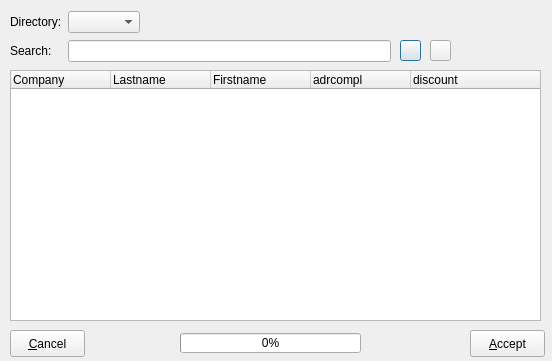
<ui version="4.0" >
 <class>addrselectfrm</class>
 <widget class="QDialog" name="addrselectfrm" >
  <property name="geometry" >
   <rect>
    <x>0</x>
    <y>0</y>
    <width>552</width>
    <height>361</height>
   </rect>
  </property>
  <property name="windowTitle" >
   <string>Dialog</string>
  </property>
  <property name="windowIcon" >
   <iconset resource="../resources/images/first4.qrc" >:/kdmconfig.png</iconset>
  </property>
  <widget class="QWidget" name="layoutWidget" >
   <property name="geometry" >
    <rect>
     <x>10</x>
     <y>10</y>
     <width>381</width>
     <height>55</height>
    </rect>
   </property>
   <layout class="QGridLayout" >
    <property name="leftMargin" >
     <number>0</number>
    </property>
    <property name="topMargin" >
     <number>0</number>
    </property>
    <property name="rightMargin" >
     <number>0</number>
    </property>
    <property name="bottomMargin" >
     <number>0</number>
    </property>
    <property name="horizontalSpacing" >
     <number>6</number>
    </property>
    <property name="verticalSpacing" >
     <number>6</number>
    </property>
    <item row="0" column="2" >
     <spacer>
      <property name="orientation" >
       <enum>Qt::Horizontal</enum>
      </property>
      <property name="sizeHint" >
       <size>
        <width>91</width>
        <height>20</height>
       </size>
      </property>
     </spacer>
    </item>
    <item row="1" column="1" colspan="2" >
     <widget class="QLineEdit" name="txtsearch" >
      <property name="text" >
       <string/>
      </property>
     </widget>
    </item>
    <item row="0" column="1" >
     <widget class="QComboBox" name="cmbdir" />
    </item>
    <item row="1" column="0" >
     <widget class="QLabel" name="label_2" >
      <property name="text" >
       <string>Search:</string>
      </property>
     </widget>
    </item>
    <item row="0" column="0" >
     <widget class="QLabel" name="label" >
      <property name="text" >
       <string>Directory:</string>
      </property>
     </widget>
    </item>
   </layout>
  </widget>
  <widget class="QPushButton" name="btnsearch" >
   <property name="geometry" >
    <rect>
     <x>400</x>
     <y>40</y>
     <width>21</width>
     <height>21</height>
    </rect>
   </property>
   <property name="text" >
    <string/>
   </property>
   <property name="icon" >
    <iconset resource="../resources/images/first4.qrc" >:/xmag.png</iconset>
   </property>
   <property name="iconSize" >
    <size>
     <width>12</width>
     <height>12</height>
    </size>
   </property>
  </widget>
  <widget class="QPushButton" name="btncancel" >
   <property name="geometry" >
    <rect>
     <x>10</x>
     <y>330</y>
     <width>75</width>
     <height>27</height>
    </rect>
   </property>
   <property name="text" >
    <string>&amp;Cancel</string>
   </property>
   <property name="icon" >
    <iconset resource="../resources/images/first4.qrc" >:/messagebox_critical.png</iconset>
   </property>
  </widget>
  <widget class="QPushButton" name="btnaccept" >
   <property name="geometry" >
    <rect>
     <x>470</x>
     <y>330</y>
     <width>75</width>
     <height>27</height>
    </rect>
   </property>
   <property name="text" >
    <string>&amp;Accept</string>
   </property>
   <property name="icon" >
    <iconset resource="../resources/images/first4.qrc" >:/button_ok.png</iconset>
   </property>
  </widget>
  <widget class="QTreeWidget" name="treemain" >
   <property name="geometry" >
    <rect>
     <x>10</x>
     <y>70</y>
     <width>531</width>
     <height>251</height>
    </rect>
   </property>
   <column>
    <property name="text" >
     <string>Company</string>
    </property>
   </column>
   <column>
    <property name="text" >
     <string>Lastname</string>
    </property>
   </column>
   <column>
    <property name="text" >
     <string>Firstname</string>
    </property>
   </column>
   <column>
    <property name="text" >
     <string>adrcompl</string>
    </property>
   </column>
   <column>
    <property name="text" >
     <string>discount</string>
    </property>
   </column>
  </widget>
  <widget class="QProgressBar" name="progbar" >
   <property name="geometry" >
    <rect>
     <x>180</x>
     <y>333</y>
     <width>181</width>
     <height>20</height>
    </rect>
   </property>
   <property name="value" >
    <number>0</number>
   </property>
   <property name="orientation" >
    <enum>Qt::Horizontal</enum>
   </property>
  </widget>
  <widget class="QPushButton" name="btncancelsearch" >
   <property name="geometry" >
    <rect>
     <x>430</x>
     <y>40</y>
     <width>21</width>
     <height>21</height>
    </rect>
   </property>
   <property name="text" >
    <string/>
   </property>
   <property name="icon" >
    <iconset resource="../resources/images/first4.qrc" >:/button_cancel.png</iconset>
   </property>
   <property name="iconSize" >
    <size>
     <width>12</width>
     <height>12</height>
    </size>
   </property>
   <property name="shortcut" >
    <string>Ctrl+S</string>
   </property>
  </widget>
 </widget>
 <resources>
  <include location="../resources/images/first4.qrc" />
 </resources>
 <connections>
  <connection>
   <sender>btnaccept</sender>
   <signal>clicked()</signal>
   <receiver>addrselectfrm</receiver>
   <slot>accept()</slot>
   <hints>
    <hint type="sourcelabel" >
     <x>278</x>
     <y>253</y>
    </hint>
    <hint type="destinationlabel" >
     <x>96</x>
     <y>254</y>
    </hint>
   </hints>
  </connection>
  <connection>
   <sender>btncancel</sender>
   <signal>clicked()</signal>
   <receiver>addrselectfrm</receiver>
   <slot>reject()</slot>
   <hints>
    <hint type="sourcelabel" >
     <x>369</x>
     <y>253</y>
    </hint>
    <hint type="destinationlabel" >
     <x>179</x>
     <y>282</y>
    </hint>
   </hints>
  </connection>
  <connection>
   <sender>treemain</sender>
   <signal>itemDoubleClicked(QTreeWidgetItem*,int)</signal>
   <receiver>addrselectfrm</receiver>
   <slot>accept()</slot>
   <hints>
    <hint type="sourcelabel" >
     <x>275</x>
     <y>195</y>
    </hint>
    <hint type="destinationlabel" >
     <x>275</x>
     <y>180</y>
    </hint>
   </hints>
  </connection>
 </connections>
</ui>
